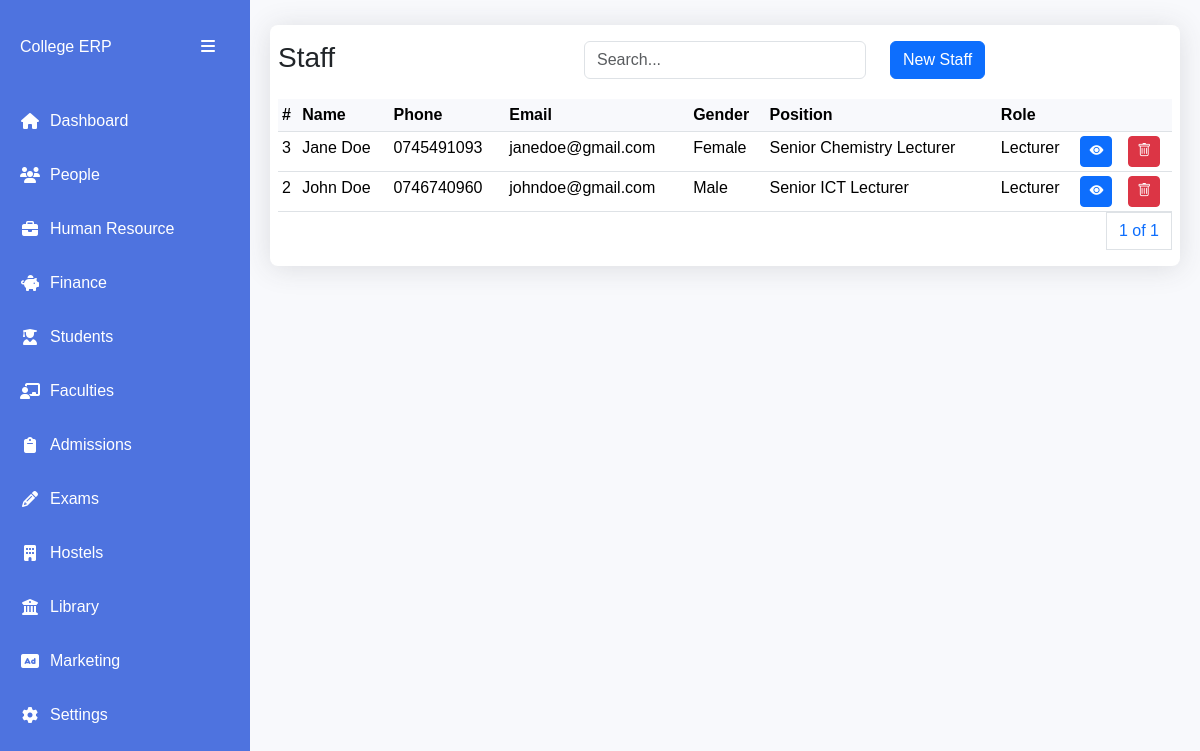
/staff/, run on an earlier commit of the app's database.
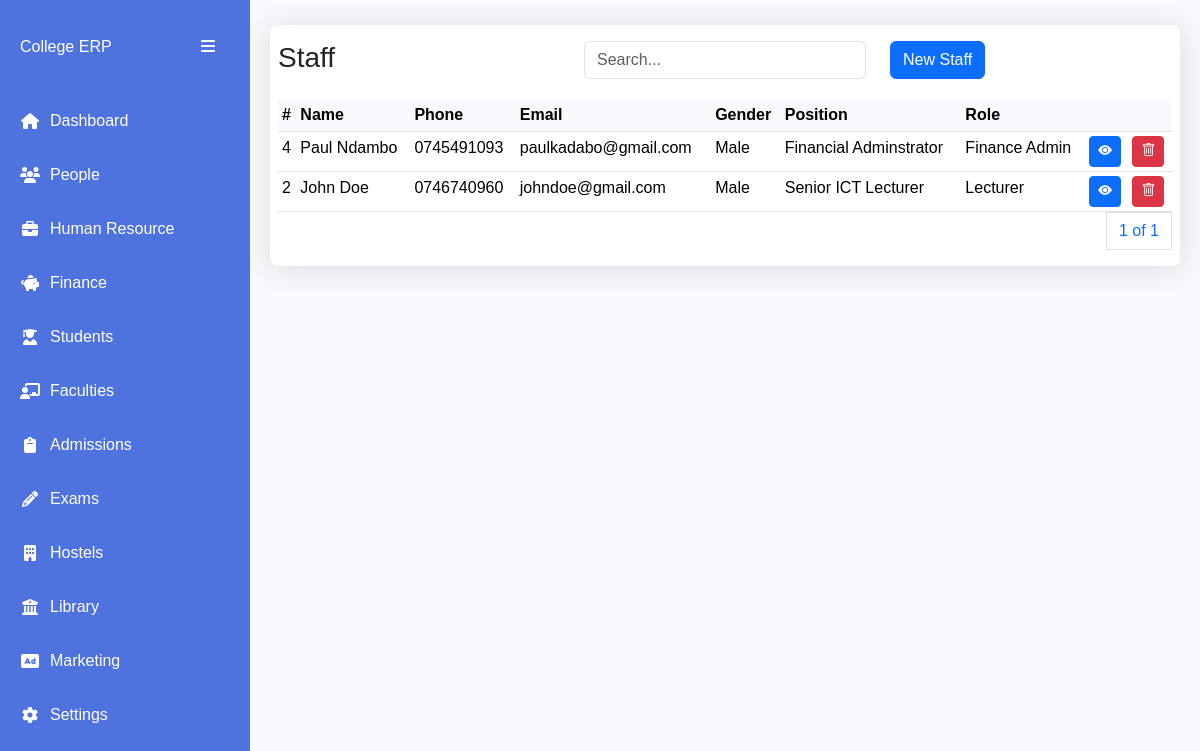
And on a later commit of the database.
### apps/staff/models.py (models this page shows, shortened)
class Staff(AbsoluteBaseModel):
    user = models.OneToOneField("users.User", on_delete=models.CASCADE)
    staff_number = models.CharField(max_length=255)
    department = models.ForeignKey(Department, on_delete=models.CASCADE)
    position = models.CharField(max_length=255, null=True)

### apps/users/models.py (models this page shows, shortened)
class User(AbstractUser, AbsoluteBaseModel):
    role = models.ForeignKey(UserRole, on_delete=models.CASCADE, null=True)
    gender = models.CharField(max_length=10, choices=GENDER_CHOICES)
    phone_number = models.CharField(max_length=255)
    id_number = models.CharField(max_length=255, null=True)
    passport_number = models.CharField(max_length=255, null=True)
    address = models.CharField(max_length=255, null=True)
    postal_code = models.CharField(max_length=255, null=True)
    city = models.CharField(max_length=255, null=True)
    state = models.CharField(max_length=255, null=True)
    country = models.CharField(max_length=255, null=True)
    date_of_birth = models.DateField(null=True)
    def name(self):
        return f"{self.first_name} {self.last_name}"

### apps/core/models.py (models this page shows)
class AbsoluteBaseModel(models.Model):
    created_on = models.DateTimeField(auto_now_add=True)
    updated_on = models.DateTimeField(auto_now=True)
    class Meta:
        abstract = True

class UserRole(AbsoluteBaseModel):
    name = models.CharField(max_length=255)
    def __str__(self):
        return self.name

### apps/staff/views.py (the view)
# urls.py: path("", StaffListView.as_view(), name="staff"),
class StaffListView(ListView):
    model = Staff
    template_name = "staff/staff.html"
    context_object_name = "staffs"
    paginate_by = 9
    user_roles = UserRole.objects.exclude(name__in=["Student", "Admin"]).all()
    departments = Department.objects.all()
    def get_queryset(self):
        queryset = super().get_queryset()
        search_query = self.request.GET.get("search", "")
        if search_query:
            queryset = queryset.filter(
                Q(id__icontains=search_query)
                | Q(user__first_name__icontains=search_query)
            )
        return queryset.order_by("-created_on")
    def get_context_data(self, **kwargs):
        context = super().get_context_data(**kwargs)
        context["search_query"] = self.request.GET.get("search", "")
        context["user_roles"] = self.user_roles
        context["departments"] = self.departments
        return context

### templates/staff/staff.html (shortened to what this page needs)
{% extends "base1.html" %}
{% block content %}
<div class="table-card">
    <div class="row py-3 px-2">
      <div class="col">
          <h3>Staff</h3>
      </div>
      <div class="col">
          <input type="text" class="form-control" placeholder="Search..."
          id="searchInput" value="{{ search_query }}">
      </div>
      <div class="col">
        <button class="btn btn-primary" data-bs-toggle="modal" data-bs-target="#newStaffModal">New Staff</button>
        </div>
  </div>
      <div class="table-container px-2">
        <table class="table data-table table-sm">
          <thead>
            <tr>
              <th scope="col">#</th>
              <th scope="col">Name</th>
              <th scope="col">Phone</th>
              <th scope="col">Email</th>
              <th scope="col">Gender</th>
              <th scope="col">Position</th>
              <th scope="col">Role</th>
              <th scope="col" colspan="3"></th>
            </tr>
          </thead>
          <tbody>
            {% for staff in staffs %}
            <tr>
              <td>{{staff.id}}</td>
              <td>{{staff.user.name}}</td>
              <td>{{staff.user.phone_number}}</td>
              <td>{{staff.user.email}}</td>
              <td>{{staff.user.gender}}</td>
              <td>{{staff.position}}</td>
              <td>{{staff.user.role}}</td>
              <td>
                <a href="{% url 'staff-details' staff.id %}" class="btn btn-primary btn-sm"><i class="bi bi-eye-fill"></i></a>
              </td>
              <td><a class="btn btn-danger btn-sm" data-bs-toggle="modal" data-bs-target="#deleteStaffModal{{ staff.id }}">
                <i class="bi bi-trash"></i>
              </a></td>
            </tr>
            {% endfor %}
          </tbody>
        </table>
        <div>
          <nav aria-label="Page navigation example">
            <ul class="pagination justify-content-end">
              <a class="page-link" href="#">{{ page_obj.number }} of {{ page_obj.paginator.num_pages }}</a>
            </ul>
          </nav>
        </div>
      </div>
{% endblock content %}

What changed in the data, as far as the page shows it:
removed Staff: id "3", user.name "Jane Doe", user.phone_number "0745491093", user.email "janedoe@gmail.com", user.gender "Female", position "Senior Chemistry Lecturer", user.role "Lecturer"
added Staff: id "4", user.name "Paul Ndambo", user.phone_number "0745491093", user.email "paulkadabo@gmail.com", user.gender "Male", position "Financial Adminstrator", user.role "Finance Admin"
